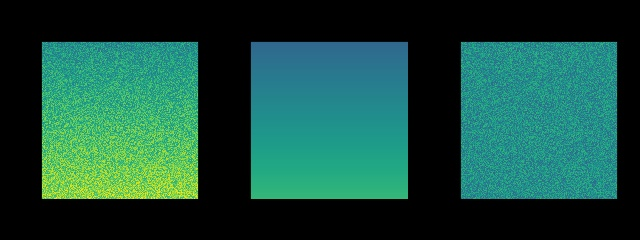

The Python source for this figure:
"""Simple phase

This example illustrates the simple usage of the
:py:class:`qpimage.QPImage` class for reading and managing
quantitative phase data. The attribute ``QPImage.pha`` yields
the background-corrected phase data and the attribute 
``QPImage.bg_pha`` yields the background phase image. 
"""
import matplotlib.pylab as plt
import numpy as np
import qpimage

size = 200
# background phase image with a ramp
bg = np.repeat(np.linspace(0, 1, size), size).reshape(size, size)
# phase image with random noise
phase = np.random.rand(size, size) + bg

# create QPImage instance
qpi = qpimage.QPImage(data=phase, bg_data=bg, which_data="phase")

# plot the properties of `qpi`
plt.figure(figsize=(8, 3))
plot_kw = {"vmin": -1,
           "vmax": 2}

plt.subplot(131, title="fake input phase")
plt.imshow(phase, **plot_kw)

plt.subplot(132, title="fake background phase")
plt.imshow(qpi.bg_pha, **plot_kw)

plt.subplot(133, title="corrected phase")
plt.imshow(qpi.pha, **plot_kw)

plt.tight_layout()
plt.show()
